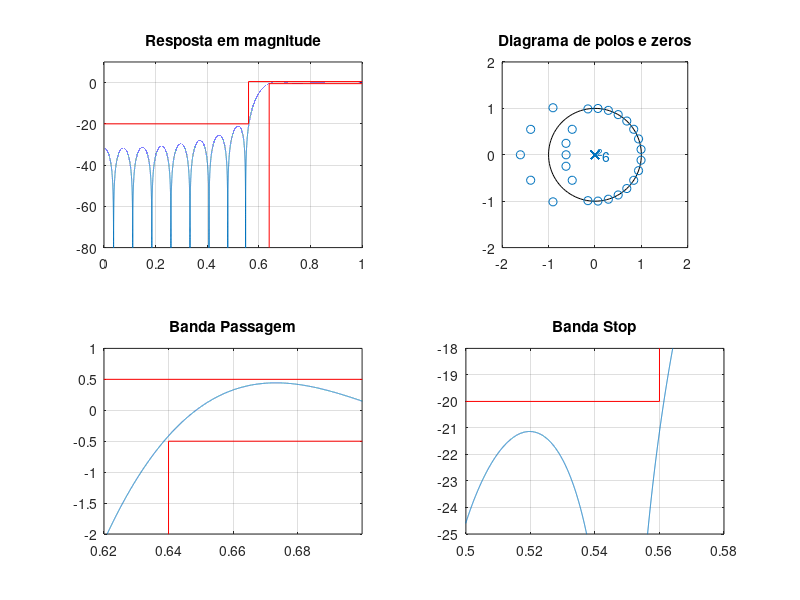

Reproduce this figure in MATLAB. (Note: this script raises an error after producing the figure.)
% Projeto filtro 1
% LP - (fa = 10000 Hz, f1 = 2800 Hz; f2 = 3200 Hz, Ap = 0.5 dB, As = 20 dB, GdB = 0 dB)

close all;
clear all;
clc;

ExecutarAjuste = 1;

%% Especificacoes
fa = 10000; fs = 2800; fp = 3200;
Ap = 0.5; As = 20; GdB = 0;
wp = fp/fa*(2*pi); ws = fs/fa*(2*pi);

wc1 = sqrt(wp*ws); % media geometrica
Dw1 = wp - ws;
G0 = GdB;

%% Projeto inicial
Dw = Dw1;
wc = wc1;
Ask = As + 2;
betha = 0.5842*(Ask-21)^0.4 + 0.07886*(Ask-21);
M1 = ceil((Ask - 8)/(2.285*Dw)+1);
M = M1;

if ExecutarAjuste
    % primeiro ajuste
    G0 = 0.63-0.5; % db

    % segundo ajuste M (n/2)
    wp2 = 0.6196*pi; ws2 = 0.5814*pi;
    Dw2 = wp2 -ws2;
    M2 = ceil(M1*Dw2/Dw1); % nova ordem do filtro 2*M2
    M = M2;

    % ajuste deslocamento
    wc2 = wc1 - ((0.0037+0.0013)/2)*pi;
    wc = wc2;
end

N = 2*M+1;
wkeiser = kaiser(N, betha)';

k = 1:M;
% HP
bi = -sin(wc*k)./(pi*k);
b0 = 1-wc/pi;
b = [flip(bi) b0 bi];

b = b.*wkeiser*10^(-G0/20); % janela de keiser

%%
figure(1)
subplot(221)
title('Resposta de magnitude')
[h, w] = freqz(b, 1, linspace(0,pi,100000));
% plot(w/pi, abs(h)); grid on;
plot(w/pi, 20*log10(abs(h))); grid on;
title('Resposta em magnitude')
ylim([-80 10])
hold on;
plot([pi,wp,wp]/pi,[-Ap,-Ap,-80], '-red')
plot([0,ws/pi,ws/pi,1],[-As,-As,Ap,Ap], '-red')

subplot(222)
zplane(b, 1); axis([-2 2 -2 2]);
title('Diagrama de polos e zeros')

subplot(223)
plot(w/pi, 20*log10(abs(h)));
title('Banda Passagem')
grid on; hold on;
plot([pi,wp,wp]/pi,[-Ap,-Ap,-80], '-red')
plot([0,ws/pi,ws/pi,1],[-As,-As,Ap,Ap], '-red')
xlim([0.62 0.7]); ylim([-2 1]);

subplot(224)
plot(w/pi, 20*log10(abs(h)));
title('Banda Stop')
grid on; hold on;
plot([pi,wp,wp]/pi,[-Ap,-Ap,-80], '-red')
plot([0,ws/pi,ws/pi,1],[-As,-As,Ap,Ap], '-red')
xlim([0.5 0.58]); ylim([-25 -18]);

%%
figure(2)
suptitle(['HP FIR ' num2str(fs) '-' num2str(fp) ' Ordem: ' num2str(N)])

escala = fa/2;
subplot(3,2,[4 6])
zplane(b, 1);
axis([-2 2 -2 2])
title('Diagrama de polos (x) e zeros (o)')

clear h w
[h, w] = freqz(b, 1, 'whole');

subplot(322)
stem(b), grid on;
title('Resposta ao impulso')

subplot(321)
[h, w] = freqz(b, 1, linspace(0,pi,10000));
% plot(w/pi, abs(h)); grid on;
plot(w/pi*escala, 20*log10(abs(h))); grid on;
hold on;
title('Resposta de Magnitude')
ylim([-80 5])
Amin = 80;
plot([0,fs,fs,fa/2],[-As,-As,Ap,Ap], 'r')
plot([fa/2,fp,fp,],[-Ap,-Ap,-80], 'r')
xlim([0 fa/2])

subplot(323)
plot(w/pi*escala, unwrap(angle(h))/pi); grid on;
title('Resposta de Fase')

subplot(325)
grpdelay(b, 1)
title('Atraso de grupo')
